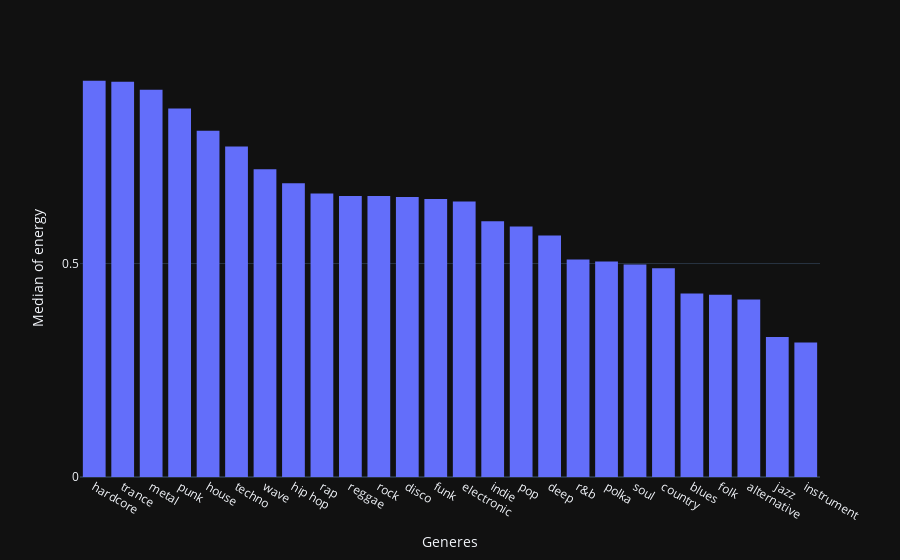

Notebook code for this chart:
### Markdown cell above
# Average value of energy per macro genre

### Code cell
eneryGener=combinedDf.groupby(["artist_genre"],as_index=False)["energy"].median()
fig=px.histogram(eneryGener,x="artist_genre",y="energy")
fig.update_xaxes(categoryorder="total descending")
fig.layout["xaxis"]["title"]="Generes"
fig.layout["yaxis"]["title"]="Median of energy"
fig.layout.yaxis.dtick=0.5
fig.show()

### Figure 1 — Plotly figure (JSON) as saved in the notebook; plotly's stock layout.template omitted (floating-point values rounded to 4 significant figures)
{"data": [{"alignmentgroup": "True", "bingroup": "x", "histfunc": "sum", "hovertemplate": "artist_genre=%{x}<br>sum of energy=%{y}<extra></extra>", "legendgroup": "", "marker": {"color": "#636efa", "pattern": {"shape": ""}}, "name": "", "offsetgroup": "", "orientation": "v", "showlegend": false, "x": ["alternative", "blues", "country", "deep", "disco", "electronic", "folk", "funk", "hardcore", "hip hop", "house", "indie", "instrument", "jazz", "metal", "polka", "pop", "punk", "r&b", "rap", "reggae", "rock", "soul", "techno", "trance", "wave"], "xaxis": "x", "y": [0.416, 0.43, 0.489, 0.566, 0.656, 0.6455, 0.427, 0.651, 0.928, 0.688, 0.811, 0.599, 0.315, 0.328, 0.907, 0.505, 0.587, 0.863, 0.5095, 0.664, 0.658, 0.658, 0.498, 0.774, 0.926, 0.721], "yaxis": "y", "type": "histogram"}], "layout": {"xaxis": {"anchor": "y", "domain": [0.0, 1.0], "title": {"text": "Generes"}, "categoryorder": "total descending"}, "yaxis": {"anchor": "x", "domain": [0.0, 1.0], "title": {"text": "Median of energy"}, "dtick": 0.5}, "legend": {"tracegroupgap": 0}, "margin": {"t": 60}, "barmode": "relative"}}
